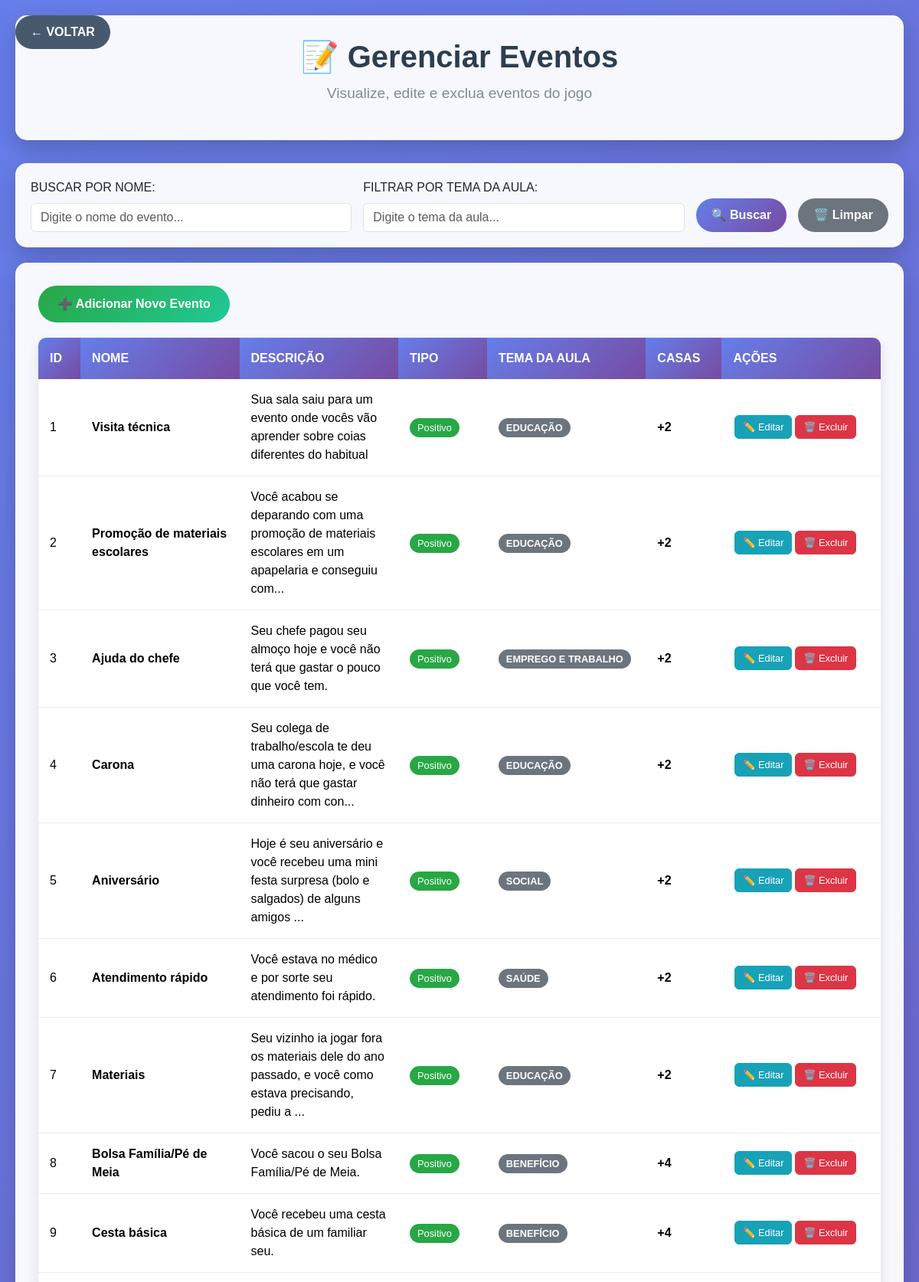
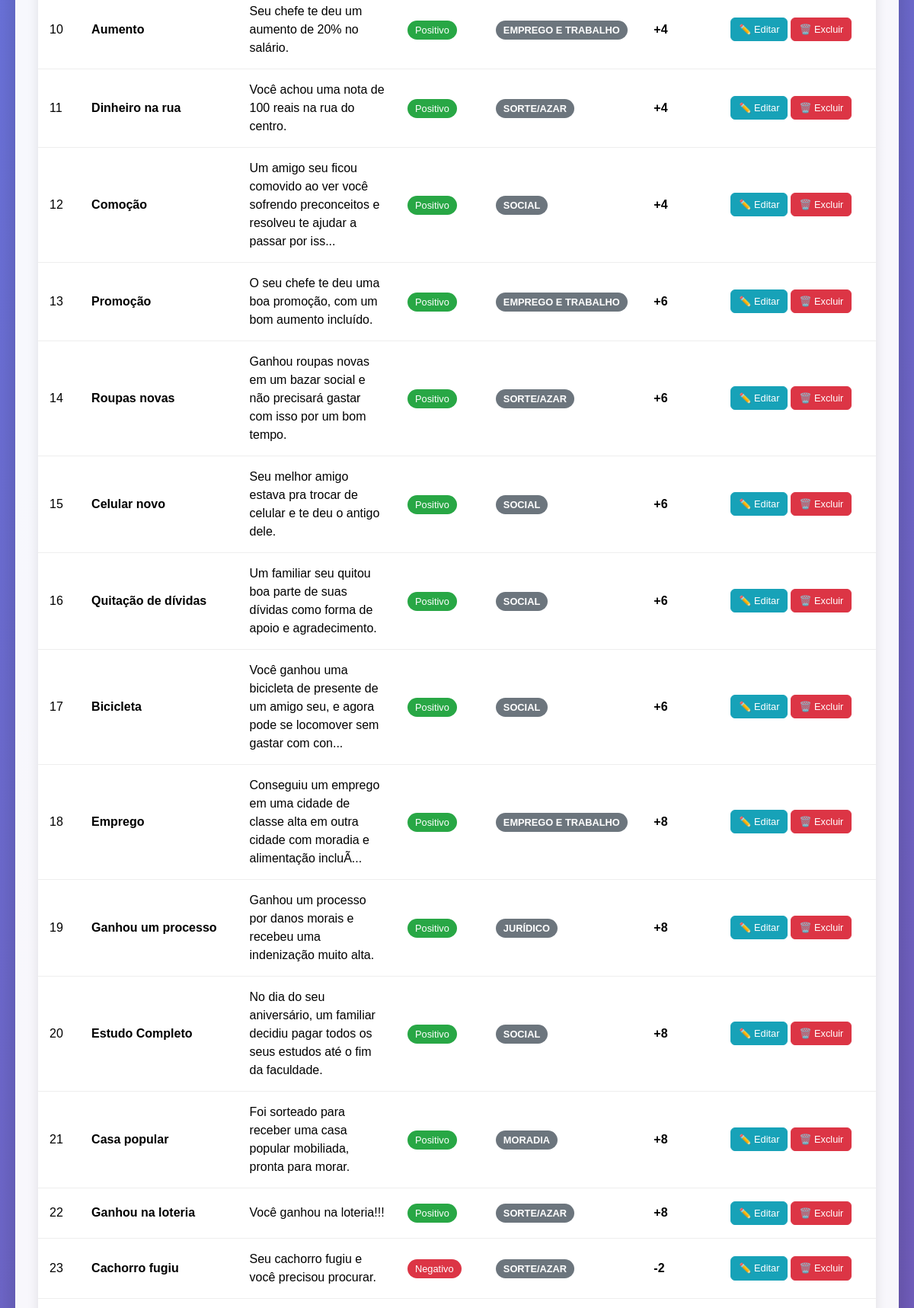
The app's page /Adm/gerenciarEventos.php (signed in, upper part) with its own data (2 pictures, top to bottom).
### tables this page shows
CREATE TABLE `tbevento` (
  `idEvento` int(11) NOT NULL,
  `nomeEvento` varchar(50) NOT NULL,
  `descricaoEvento` varchar(255) NOT NULL,
  `modificadorEvento` varchar(120) NOT NULL,
  `dificuldadeEvento` varchar(10) NOT NULL,
  `temaAula` varchar(50) DEFAULT NULL,
  `impactoEvento` varchar(50) NOT NULL,
  `casaEvento` int(100) NOT NULL
);

### Adm/gerenciarEventos.php (the view, shortened to what this page needs)
<?php include('../banco/conexao.php');
include('../includes/verificar_login.php'); ?>
<!DOCTYPE html>
<html lang="pt-BR">
<head>
    <link href="https://cdn.jsdelivr.net/npm/bootstrap@5.3.7/dist/css/bootstrap.min.css" rel="stylesheet">
</head>
<body>
    <a href="index.php" class="back-btn">← VOLTAR</a>
    <div class="admin-container">
        <div class="admin-header">
            <h1 class="admin-title">📝 Gerenciar Eventos</h1>
            <p class="admin-subtitle">Visualize, edite e exclua eventos do jogo</p>
        </div>
        <div class="search-section">
            <form method="GET" class="search-form">
                <div class="form-group">
                    <label for="search" class="form-label">BUSCAR POR NOME:</label>
                    <input type="text" class="form-control" id="search" name="search"
                        value="<?php echo isset($_GET['search']) ? htmlspecialchars($_GET['search']) : ''; ?>"
                        placeholder="Digite o nome do evento..." autocomplete="off">
                </div>
                <div class="form-group">
                    <label for="tema" class="form-label">FILTRAR POR TEMA DA AULA:</label>
                    <input type="text" class="form-control" id="tema" name="tema"
                        value="<?php echo isset($_GET['tema']) ? htmlspecialchars($_GET['tema']) : ''; ?>"
                        placeholder="Digite o tema da aula..." autocomplete="off">
                </div>
                <button type="submit" class="btn search-btn">🔍 Buscar</button>
                <a href="gerenciarEventos.php" class="btn clear-btn">🗑️ Limpar</a>
            </form>
        </div>
        <div class="events-section">
            <a href="cadastrarEvento.php" class="add-event-btn">➕ Adicionar Novo Evento</a>
            <div class="events-table">
                <table class="table table-hover">
                    <thead>
                        <tr>
                            <th>ID</th>
                            <th>NOME</th>
                            <th>DESCRIÇÃO</th>
                            <th>TIPO</th>
                            <th>TEMA DA AULA</th>
                            <th>CASAS</th>
                            <th>AÇÕES</th>
                        </tr>
                    </thead>
                    <tbody>
                        <?php
                        $whereConditions = [];
                        $params = [];
                        $whereClause = !empty($whereConditions) ? 'WHERE ' . implode(' AND ', $whereConditions) : '';
                        $query = "SELECT * FROM tbevento $whereClause ORDER BY idEvento ASC";
                        $stmt = $pdo->prepare($query);
                        $stmt->execute($params);
                        while ($row = $stmt->fetch(PDO::FETCH_ASSOC)) {
                            $tipo = $row['casaEvento'] > 0 ? 'positivo' : 'negativo';
                            $casas = $row['casaEvento'];
                            $temaAula = $row['temaAula'] ?? 'Não definido';
                            echo "<tr>";
                            echo "<td>{$row['idEvento']}</td>";
                            echo "<td><strong>{$row['nomeEvento']}</strong></td>";
                            echo "<td>" . substr($row['descricaoEvento'], 0, 100) . (strlen($row['descricaoEvento']) > 100 ? '...' : '') . "</td>";
                            echo "<td><span class='badge-tipo badge-{$tipo}'>" . ucfirst($tipo) . "</span></td>";
                            echo "<td><span class='badge-tema'>" . htmlspecialchars($temaAula) . "</span></td>";
                            echo "<td><strong>" . ($casas > 0 ? '+' : '') . $casas . "</strong></td>";
                            echo "<td>";
                            echo "<a href='editarEvento.php?id={$row['idEvento']}' class='btn btn-action btn-edit'>✏️ Editar</a>";
                            echo "<a href='excluirEvento.php?id={$row['idEvento']}' class='btn btn-action btn-delete' onclick='return confirm(\"Tem certeza que deseja excluir este evento?\")'>🗑️ Excluir</a>";
                            echo "</td>";
                            echo "</tr>";
                        }
                        ?>
                    </tbody>
                </table>
            </div>
        </div>
    </div>
</body>
</html>

### Adm/gerenciarEventos.php (style rules this page uses)
body { background: linear-gradient(135deg, #667eea 0%, #764ba2 100%); min-height: 100vh; font-family: 'Arial', sans-serif; }
.admin-container { max-width: 1400px; margin: 0 auto; padding: 20px; }
.admin-header { background: rgba(255, 255, 255, 0.95); border-radius: 15px; padding: 30px; margin-bottom: 30px; box-shadow: 0 10px 30px rgba(0, 0, 0, 0.2); text-align: center; }
.admin-title { color: #2c3e50; font-size: 2.5rem; font-weight: bold; margin-bottom: 10px; }
.admin-subtitle { color: #7f8c8d; font-size: 1.2rem; }
.events-section { background: rgba(255, 255, 255, 0.95); border-radius: 15px; padding: 30px; box-shadow: 0 10px 30px rgba(0, 0, 0, 0.2); margin-bottom: 30px; }
.events-table { background: white; border-radius: 10px; overflow: hidden; box-shadow: 0 5px 15px rgba(0, 0, 0, 0.1); }
.table thead th { background: linear-gradient(135deg, #667eea 0%, #764ba2 100%); color: white; border: none; padding: 15px; font-weight: bold; }
.table tbody td { padding: 15px; vertical-align: middle; border-bottom: 1px solid #eee; }
.badge-tipo { font-size: 0.8rem; padding: 5px 10px; border-radius: 15px; }
.badge-positivo { background-color: #28a745; color: white; }
.badge-negativo { background-color: #dc3545; color: white; }
.badge-tema { font-size: 0.8rem; padding: 5px 10px; border-radius: 15px; background-color: #6c757d; color: white; font-weight: bold; }
.btn-action { margin: 2px; padding: 5px 10px; font-size: 0.8rem; }
.btn-edit { background-color: #17a2b8; border-color: #17a2b8; color: white; }
.btn-delete { background-color: #dc3545; border-color: #dc3545; color: white; }
.back-btn { position: fixed; top: 20px; left: 20px; background: rgba(52, 73, 94, 0.9); color: white; border: none; padding: 10px 20px; border-radius: 25px; text-decoration: none; font-weight: bold; transition: background 0.3s ease; z-index: 9999; }
.form-group { position: relative; }
.add-event-btn { background: linear-gradient(135deg, #28a745 0%, #20c997 100%); color: white; border: none; padding: 12px 25px; border-radius: 25px; text-decoration: none; font-weight: bold; transition: transform 0.3s ease; display: inline-block; margin-bottom: 20px; }
.search-section { background: rgba(255, 255, 255, 0.95); border-radius: 15px; padding: 20px; margin-bottom: 20px; box-shadow: 0 10px 30px rgba(0, 0, 0, 0.2); }
.search-form { display: flex; gap: 15px; align-items: end; flex-wrap: wrap; }
.search-form .form-group { flex: 1; min-width: 200px; }
.search-btn { background: linear-gradient(135deg, #667eea 0%, #764ba2 100%); color: white; border: none; padding: 10px 20px; border-radius: 25px; font-weight: bold; }
.clear-btn { background: #6c757d; color: white; border: none; padding: 10px 20px; border-radius: 25px; font-weight: bold; }
.table td, .table th { word-wrap: break-word; white-space: normal; max-width: 180px; }
.table td:nth-child(5) { word-wrap: break-word; white-space: normal; max-width: 180px; }

### records on screen
tbevento: idEvento "1", nomeEvento "Visita técnica", descricaoEvento "Sua sala saiu para um evento onde vocês vão aprender sobre coias diferentes do habitual", casaEvento "Positivo", temaAula "EDUCAÇÃO", casaEvento "2"
tbevento: idEvento "2", nomeEvento "Promoção de materiais escolares", descricaoEvento "Você acabou se deparando com uma promoção de materiais escolares em um apapelaria e conseguiu com", casaEvento "Positivo", temaAula "EDUCAÇÃO", casaEvento "2"
tbevento: idEvento "3", nomeEvento "Ajuda do chefe", descricaoEvento "Seu chefe pagou seu almoço hoje e você não terá que gastar o pouco que você tem.", casaEvento "Positivo", temaAula "EMPREGO E TRABALHO", casaEvento "2"
tbevento: idEvento "4", nomeEvento "Carona", descricaoEvento "Seu colega de trabalho/escola te deu uma carona hoje, e você não terá que gastar dinheiro com con", casaEvento "Positivo", temaAula "EDUCAÇÃO", casaEvento "2"
tbevento: idEvento "5", nomeEvento "Aniversário", descricaoEvento "Hoje é seu aniversário e você recebeu uma mini festa surpresa (bolo e salgados) de alguns amigos", casaEvento "Positivo", temaAula "SOCIAL", casaEvento "2"
tbevento: idEvento "6", nomeEvento "Atendimento rápido", descricaoEvento "Você estava no médico e por sorte seu atendimento foi rápido.", casaEvento "Positivo", temaAula "SAÚDE", casaEvento "2"
tbevento: idEvento "7", nomeEvento "Materiais", descricaoEvento "Seu vizinho ia jogar fora os materiais dele do ano passado, e você como estava precisando, pediu a", casaEvento "Positivo", temaAula "EDUCAÇÃO", casaEvento "2"
tbevento: idEvento "8", nomeEvento "Bolsa Família/Pé de Meia", descricaoEvento "Você sacou o seu Bolsa Família/Pé de Meia.", casaEvento "Positivo", temaAula "BENEFÍCIO", casaEvento "4"
tbevento: idEvento "9", nomeEvento "Cesta básica", descricaoEvento "Você recebeu uma cesta básica de um familiar seu.", casaEvento "Positivo", temaAula "BENEFÍCIO", casaEvento "4"
tbevento: idEvento "10", nomeEvento "Aumento", descricaoEvento "Seu chefe te deu um aumento de 20% no salário.", casaEvento "Positivo", temaAula "EMPREGO E TRABALHO", casaEvento "4"
tbevento: idEvento "11", nomeEvento "Dinheiro na rua", descricaoEvento "Você achou uma nota de 100 reais na rua do centro.", casaEvento "Positivo", temaAula "SORTE/AZAR", casaEvento "4"
tbevento: idEvento "12", nomeEvento "Comoção", descricaoEvento "Um amigo seu ficou comovido ao ver você sofrendo preconceitos e resolveu te ajudar a passar por iss", casaEvento "Positivo", temaAula "SOCIAL", casaEvento "4"
tbevento: idEvento "13", nomeEvento "Promoção", descricaoEvento "O seu chefe te deu uma boa promoção, com um bom aumento incluído.", casaEvento "Positivo", temaAula "EMPREGO E TRABALHO", casaEvento "6"
tbevento: idEvento "14", nomeEvento "Roupas novas", descricaoEvento "Ganhou roupas novas em um bazar social e não precisará gastar com isso por um bom tempo.", casaEvento "Positivo", temaAula "SORTE/AZAR", casaEvento "6"
tbevento: idEvento "15", nomeEvento "Celular novo", descricaoEvento "Seu melhor amigo estava pra trocar de celular e te deu o antigo dele.", casaEvento "Positivo", temaAula "SOCIAL", casaEvento "6"
tbevento: idEvento "16", nomeEvento "Quitação de dívidas", descricaoEvento "Um familiar seu quitou boa parte de suas dívidas como forma de apoio e agradecimento.", casaEvento "Positivo", temaAula "SOCIAL", casaEvento "6"
tbevento: idEvento "17", nomeEvento "Bicicleta", descricaoEvento "Você ganhou uma bicicleta de presente de um amigo seu, e agora pode se locomover sem gastar com con", casaEvento "Positivo", temaAula "SOCIAL", casaEvento "6"
tbevento: idEvento "18", nomeEvento "Emprego", descricaoEvento "Conseguiu um emprego em uma cidade de classe alta em outra cidade com moradia e alimentação incluÃ", casaEvento "Positivo", temaAula "EMPREGO E TRABALHO", casaEvento "8"
tbevento: idEvento "19", nomeEvento "Ganhou um processo", descricaoEvento "Ganhou um processo por danos morais e recebeu uma indenização muito alta.", casaEvento "Positivo", temaAula "JURÍDICO", casaEvento "8"
tbevento: idEvento "20", nomeEvento "Estudo Completo", descricaoEvento "No dia do seu aniversário, um familiar decidiu pagar todos os seus estudos até o fim da faculdade.", casaEvento "Positivo", temaAula "SOCIAL", casaEvento "8"
tbevento: idEvento "21", nomeEvento "Casa popular", descricaoEvento "Foi sorteado para receber uma casa popular mobiliada, pronta para morar.", casaEvento "Positivo", temaAula "MORADIA", casaEvento "8"
tbevento: idEvento "22", nomeEvento "Ganhou na loteria", descricaoEvento "Você ganhou na loteria!!!", casaEvento "Positivo", temaAula "SORTE/AZAR", casaEvento "8"
tbevento: idEvento "23", nomeEvento "Cachorro fugiu", descricaoEvento "Seu cachorro fugiu e você precisou procurar.", casaEvento "Negativo", temaAula "SORTE/AZAR", casaEvento "-2"
